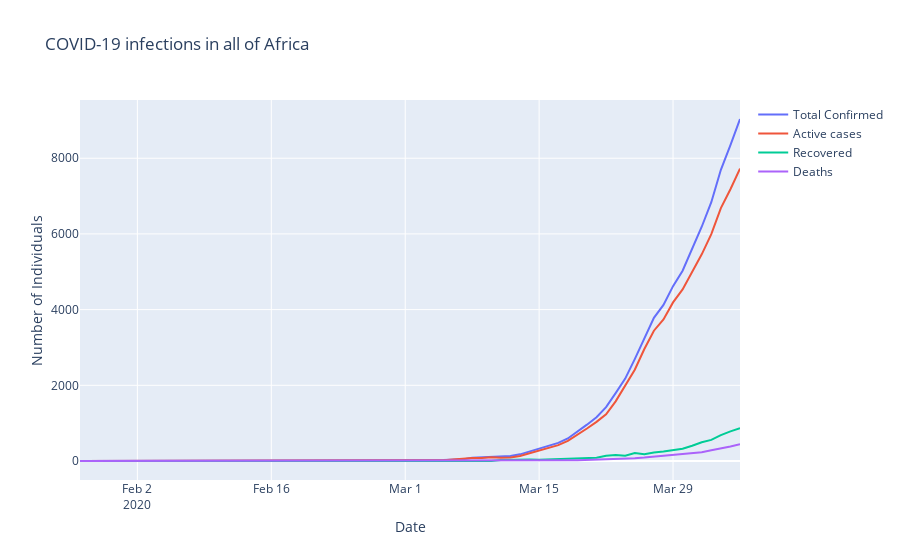

Source (notebook cell):
### Code cell
print('Fatality rate: {:.2f}%'.format(100 *
                                     df_africa[df_africa['date'] == df_africa['date'].iloc[-1]]['Deaths'].sum() /
                                     df_africa[df_africa['date'] == df_africa['date'].iloc[-1]]['Confirmed'].sum()))

fig = go.Figure()
fig.add_trace(go.Scatter(
                x=df_africa.groupby('date')['date'].first(),
                y=df_africa.groupby('date')['Confirmed'].sum(),
                name="Total Confirmed"))


fig.add_trace(go.Scatter(
                x=df_africa.groupby('date')['date'].first(),
                y=df_africa.groupby('date')['Active'].sum(),
                name="Active cases"))

fig.add_trace(go.Scatter(
                x=df_africa.groupby('date')['date'].first(),
                y=df_africa.groupby('date')['Recovered'].sum(),
                name="Recovered"))

fig.add_trace(go.Scatter(
                x=df_africa.groupby('date')['date'].first(),
                y=df_africa.groupby('date')['Deaths'].sum(),
                name="Deaths"))

fig.update_layout(title="COVID-19 infections in all of Africa",
                  xaxis_title="Date",
                  yaxis_title="Number of Individuals")

fig.show()
